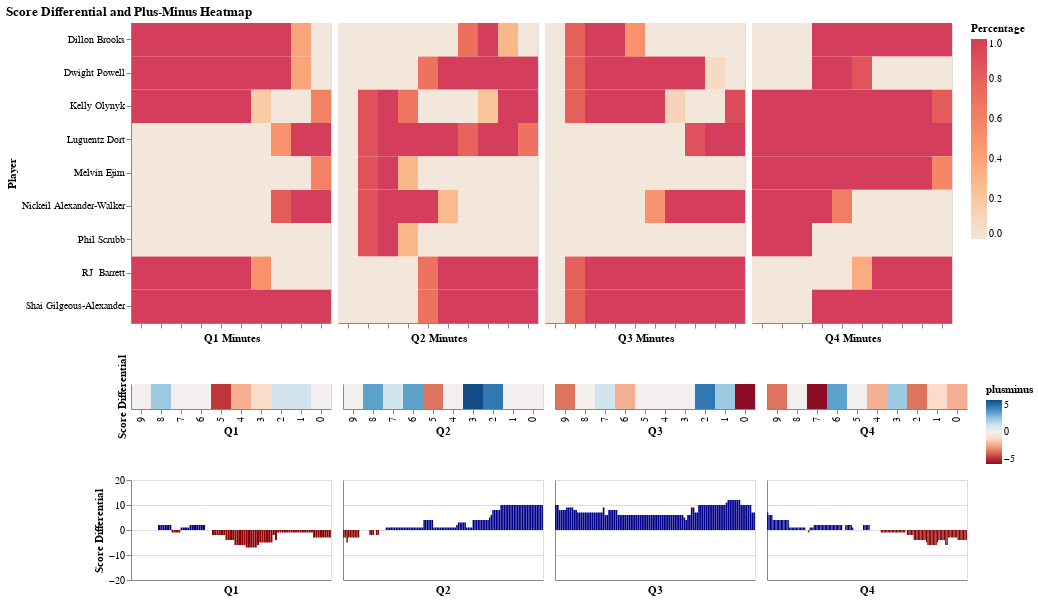

Notebook code for this chart:
### Code cell
alt.vconcat(heatmaps, plusminus, combined_chart, spacing=10).resolve_scale(x='independent', y='independent', color='independent').properties(title='Score Differential and Plus-Minus Heatmap')
